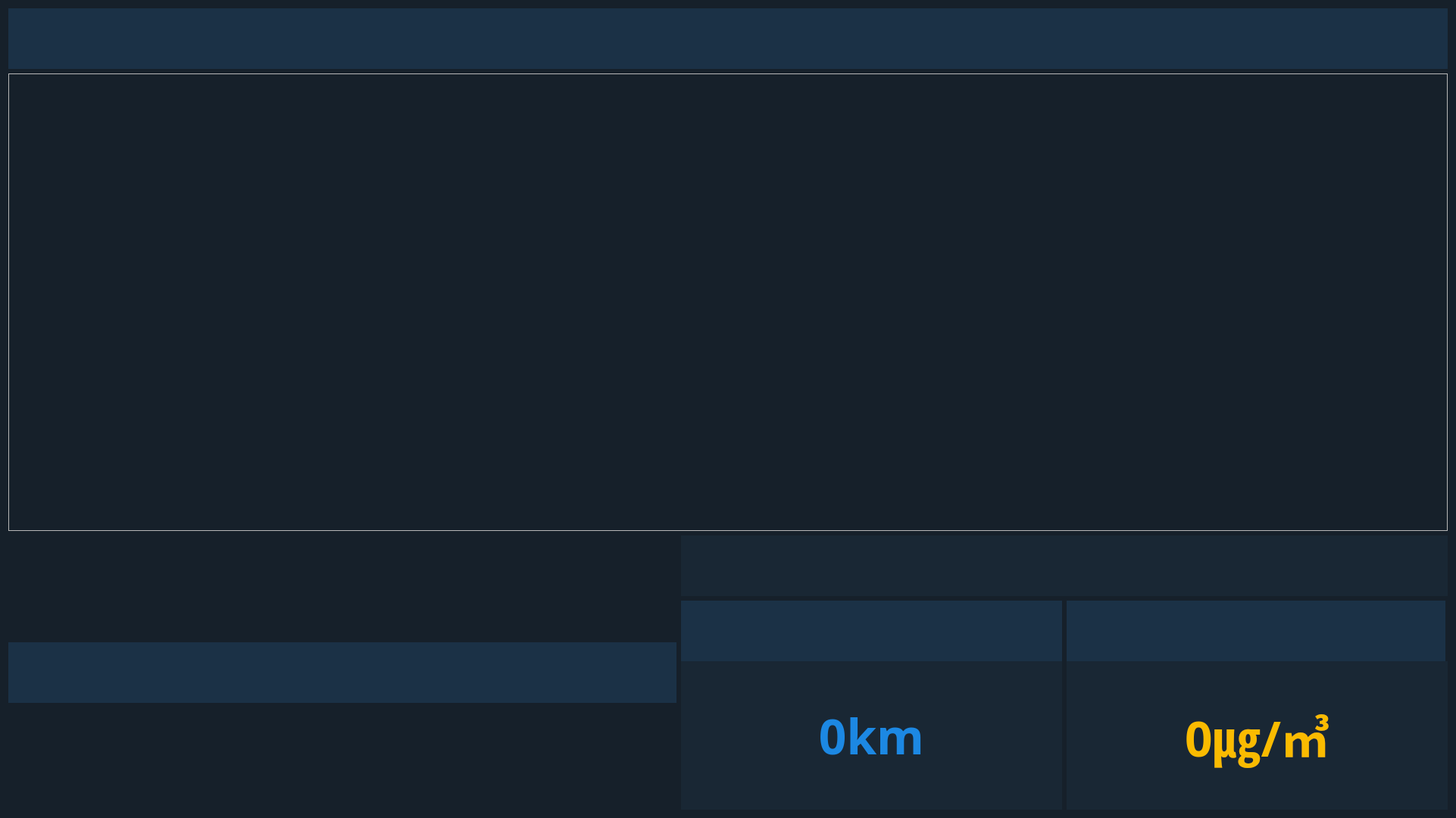
<?xml version="1.0" encoding="UTF-8"?>
<ui version="4.0">
 <class>js06_1920</class>
 <widget class="QWidget" name="js06_1920">
  <property name="geometry">
   <rect>
    <x>0</x>
    <y>0</y>
    <width>1920</width>
    <height>1080</height>
   </rect>
  </property>
  <property name="windowTitle">
   <string>JS06</string>
  </property>
  <property name="styleSheet">
   <string notr="true">#js06_1920
{
	background-color:rgb(22,32,42);
}</string>
  </property>
  <layout class="QGridLayout" name="gridLayout" rowstretch="1,5,3" rowminimumheight="1,5,3">
   <item row="0" column="0">
    <layout class="QHBoxLayout" name="horizontalLayout_4">
     <property name="spacing">
      <number>0</number>
     </property>
     <item>
      <widget class="QLabel" name="title_label">
       <property name="enabled">
        <bool>true</bool>
       </property>
       <property name="sizePolicy">
        <sizepolicy hsizetype="Preferred" vsizetype="Fixed">
         <horstretch>0</horstretch>
         <verstretch>80</verstretch>
        </sizepolicy>
       </property>
       <property name="minimumSize">
        <size>
         <width>0</width>
         <height>80</height>
        </size>
       </property>
       <property name="font">
        <font>
         <family>FrutigerNeue1450W04-Regular</family>
         <pointsize>32</pointsize>
         <weight>50</weight>
         <bold>false</bold>
        </font>
       </property>
       <property name="styleSheet">
        <string notr="true">#title_label
{
	background-color:rgb(27,49,70);
	color:rgb(28,136,227);
}</string>
       </property>
       <property name="text">
        <string/>
       </property>
       <property name="pixmap">
        <pixmap>../src/ui/icon/st_company_product_name_logo.png</pixmap>
       </property>
       <property name="alignment">
        <set>Qt::AlignLeading|Qt::AlignLeft|Qt::AlignVCenter</set>
       </property>
      </widget>
     </item>
     <item>
      <widget class="QPushButton" name="settings_button">
       <property name="sizePolicy">
        <sizepolicy hsizetype="Fixed" vsizetype="Fixed">
         <horstretch>0</horstretch>
         <verstretch>0</verstretch>
        </sizepolicy>
       </property>
       <property name="minimumSize">
        <size>
         <width>80</width>
         <height>80</height>
        </size>
       </property>
       <property name="focusPolicy">
        <enum>Qt::NoFocus</enum>
       </property>
       <property name="styleSheet">
        <string notr="true">
#settings_button
{
	background-image: url(./ui/icon/settings.png);
	background-color:rgb(27,49,70);
	border:0px;
	background-repeat: no-repeat
}
#settings_button:pressed
{
	background-image: url(./ui/icon/settings_on.png);
	background-color:rgb(27,49,70);
	background-repeat: no-repeat
}
#settings_button:hover
{
	background-image: url(./ui/icon/settings_on.png);
	background-color:rgb(27,49,70);
	background-repeat: no-repeat
}</string>
       </property>
       <property name="text">
        <string/>
       </property>
       <property name="autoDefault">
        <bool>true</bool>
       </property>
       <property name="default">
        <bool>false</bool>
       </property>
       <property name="flat">
        <bool>true</bool>
       </property>
      </widget>
     </item>
    </layout>
   </item>
   <item row="1" column="0">
    <layout class="QVBoxLayout" name="verticalLayout">
     <property name="sizeConstraint">
      <enum>QLayout::SetDefaultConstraint</enum>
     </property>
     <item>
      <widget class="QFrame" name="video_frame">
       <property name="enabled">
        <bool>true</bool>
       </property>
       <property name="sizePolicy">
        <sizepolicy hsizetype="Expanding" vsizetype="Expanding">
         <horstretch>0</horstretch>
         <verstretch>0</verstretch>
        </sizepolicy>
       </property>
       <property name="minimumSize">
        <size>
         <width>1900</width>
         <height>600</height>
        </size>
       </property>
       <property name="maximumSize">
        <size>
         <width>16777215</width>
         <height>16777215</height>
        </size>
       </property>
       <property name="frameShape">
        <enum>QFrame::StyledPanel</enum>
       </property>
       <property name="frameShadow">
        <enum>QFrame::Raised</enum>
       </property>
      </widget>
     </item>
    </layout>
   </item>
   <item row="2" column="0">
    <layout class="QHBoxLayout" name="horizontalLayout" stretch="5,1">
     <property name="spacing">
      <number>6</number>
     </property>
     <property name="sizeConstraint">
      <enum>QLayout::SetDefaultConstraint</enum>
     </property>
     <item>
      <layout class="QVBoxLayout" name="verticalLayout_2">
       <property name="spacing">
        <number>0</number>
       </property>
       <property name="sizeConstraint">
        <enum>QLayout::SetDefaultConstraint</enum>
       </property>
       <item>
        <widget class="QLabel" name="visibility_label">
         <property name="sizePolicy">
          <sizepolicy hsizetype="Preferred" vsizetype="Minimum">
           <horstretch>0</horstretch>
           <verstretch>0</verstretch>
          </sizepolicy>
         </property>
         <property name="minimumSize">
          <size>
           <width>400</width>
           <height>80</height>
          </size>
         </property>
         <property name="maximumSize">
          <size>
           <width>16777215</width>
           <height>80</height>
          </size>
         </property>
         <property name="font">
          <font>
           <family>FrutigerNeue1450W04-Regular</family>
           <pointsize>32</pointsize>
           <weight>50</weight>
           <bold>false</bold>
          </font>
         </property>
         <property name="styleSheet">
          <string notr="true">#visibility_label
{
	background-color:rgb(27,49,70);
	color:rgb(255,255,255);
}</string>
         </property>
         <property name="text">
          <string/>
         </property>
         <property name="pixmap">
          <pixmap>icon/time_series_name.png</pixmap>
         </property>
         <property name="alignment">
          <set>Qt::AlignLeading|Qt::AlignLeft|Qt::AlignVCenter</set>
         </property>
        </widget>
       </item>
       <item>
        <layout class="QVBoxLayout" name="web_verticalLayout">
         <property name="spacing">
          <number>0</number>
         </property>
         <property name="sizeConstraint">
          <enum>QLayout::SetFixedSize</enum>
         </property>
        </layout>
       </item>
      </layout>
     </item>
     <item>
      <layout class="QVBoxLayout" name="verticalLayout_6">
       <property name="spacing">
        <number>6</number>
       </property>
       <item>
        <widget class="QLabel" name="real_time_label">
         <property name="sizePolicy">
          <sizepolicy hsizetype="Preferred" vsizetype="Preferred">
           <horstretch>0</horstretch>
           <verstretch>0</verstretch>
          </sizepolicy>
         </property>
         <property name="minimumSize">
          <size>
           <width>1012</width>
           <height>80</height>
          </size>
         </property>
         <property name="maximumSize">
          <size>
           <width>16777215</width>
           <height>80</height>
          </size>
         </property>
         <property name="font">
          <font>
           <family>NanumGothic</family>
           <pointsize>28</pointsize>
           <weight>50</weight>
           <bold>false</bold>
          </font>
         </property>
         <property name="styleSheet">
          <string notr="true">#real_time_label
{
	background-color:rgb(25,39,52);
	color:rgb(220,220,220);

}
</string>
         </property>
         <property name="text">
          <string/>
         </property>
         <property name="pixmap">
          <pixmap>icon/clock.png</pixmap>
         </property>
         <property name="alignment">
          <set>Qt::AlignCenter</set>
         </property>
        </widget>
       </item>
       <item>
        <layout class="QHBoxLayout" name="horizontalLayout_2">
         <property name="spacing">
          <number>6</number>
         </property>
         <item>
          <layout class="QVBoxLayout" name="verticalLayout_3">
           <property name="spacing">
            <number>0</number>
           </property>
           <property name="sizeConstraint">
            <enum>QLayout::SetDefaultConstraint</enum>
           </property>
           <item>
            <widget class="QLabel" name="c_vis_title_label">
             <property name="sizePolicy">
              <sizepolicy hsizetype="Preferred" vsizetype="Preferred">
               <horstretch>0</horstretch>
               <verstretch>0</verstretch>
              </sizepolicy>
             </property>
             <property name="minimumSize">
              <size>
               <width>500</width>
               <height>80</height>
              </size>
             </property>
             <property name="maximumSize">
              <size>
               <width>16777215</width>
               <height>80</height>
              </size>
             </property>
             <property name="font">
              <font>
               <family>FrutigerNeue1450W04-Regular</family>
               <pointsize>25</pointsize>
               <weight>50</weight>
               <bold>false</bold>
              </font>
             </property>
             <property name="styleSheet">
              <string notr="true">#c_vis_title_label
{
	background-color:rgb(27,49,70);
	color:rgb(220,220,220);
}</string>
             </property>
             <property name="text">
              <string/>
             </property>
             <property name="pixmap">
              <pixmap>icon/visibility_name.png</pixmap>
             </property>
             <property name="alignment">
              <set>Qt::AlignLeading|Qt::AlignLeft|Qt::AlignVCenter</set>
             </property>
            </widget>
           </item>
           <item>
            <widget class="QLabel" name="c_vis_label">
             <property name="sizePolicy">
              <sizepolicy hsizetype="Preferred" vsizetype="Preferred">
               <horstretch>0</horstretch>
               <verstretch>0</verstretch>
              </sizepolicy>
             </property>
             <property name="minimumSize">
              <size>
               <width>500</width>
               <height>192</height>
              </size>
             </property>
             <property name="maximumSize">
              <size>
               <width>16777215</width>
               <height>16777215</height>
              </size>
             </property>
             <property name="font">
              <font>
               <family>NanumGothic</family>
               <pointsize>48</pointsize>
               <weight>75</weight>
               <bold>true</bold>
              </font>
             </property>
             <property name="contextMenuPolicy">
              <enum>Qt::PreventContextMenu</enum>
             </property>
             <property name="styleSheet">
              <string notr="true">#c_vis_label
{
	background-color:rgb(25,39,52);
	color:rgb(28,136,227);
}
</string>
             </property>
             <property name="text">
              <string>0km</string>
             </property>
             <property name="alignment">
              <set>Qt::AlignCenter</set>
             </property>
            </widget>
           </item>
          </layout>
         </item>
         <item>
          <layout class="QVBoxLayout" name="verticalLayout_4">
           <property name="spacing">
            <number>0</number>
           </property>
           <property name="sizeConstraint">
            <enum>QLayout::SetDefaultConstraint</enum>
           </property>
           <item>
            <widget class="QLabel" name="c_pm_title_label">
             <property name="sizePolicy">
              <sizepolicy hsizetype="Fixed" vsizetype="Maximum">
               <horstretch>0</horstretch>
               <verstretch>0</verstretch>
              </sizepolicy>
             </property>
             <property name="minimumSize">
              <size>
               <width>500</width>
               <height>80</height>
              </size>
             </property>
             <property name="maximumSize">
              <size>
               <width>16777215</width>
               <height>80</height>
              </size>
             </property>
             <property name="font">
              <font>
               <family>FrutigerNeue1450W04-Regular</family>
               <pointsize>25</pointsize>
               <weight>50</weight>
               <bold>false</bold>
              </font>
             </property>
             <property name="styleSheet">
              <string notr="true">#c_pm_title_label
{
	background-color:rgb(27,49,70);
	color:rgb(220,220,220);
}</string>
             </property>
             <property name="text">
              <string/>
             </property>
             <property name="pixmap">
              <pixmap>icon/pm25_name.png</pixmap>
             </property>
             <property name="alignment">
              <set>Qt::AlignLeading|Qt::AlignLeft|Qt::AlignVCenter</set>
             </property>
            </widget>
           </item>
           <item>
            <widget class="QLabel" name="c_pm_label">
             <property name="sizePolicy">
              <sizepolicy hsizetype="Preferred" vsizetype="Preferred">
               <horstretch>0</horstretch>
               <verstretch>0</verstretch>
              </sizepolicy>
             </property>
             <property name="minimumSize">
              <size>
               <width>500</width>
               <height>192</height>
              </size>
             </property>
             <property name="maximumSize">
              <size>
               <width>16777215</width>
               <height>16777215</height>
              </size>
             </property>
             <property name="font">
              <font>
               <family>NanumGothic</family>
               <pointsize>48</pointsize>
               <weight>75</weight>
               <bold>true</bold>
              </font>
             </property>
             <property name="contextMenuPolicy">
              <enum>Qt::PreventContextMenu</enum>
             </property>
             <property name="styleSheet">
              <string notr="true">#c_pm_label

{
	background-color:rgb(25,39,52);
	color:rgb(250,187,0);
}
</string>
             </property>
             <property name="text">
              <string>0㎍/㎥</string>
             </property>
             <property name="alignment">
              <set>Qt::AlignCenter</set>
             </property>
            </widget>
           </item>
          </layout>
         </item>
        </layout>
       </item>
      </layout>
     </item>
    </layout>
   </item>
  </layout>
 </widget>
 <resources/>
 <connections/>
</ui>
